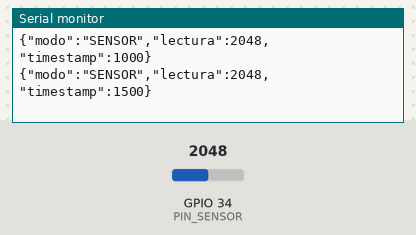
Simulated run of this sketch. Board: ESP32. Parts: the last lines printed to the serial monitor. The inputs (shaded band) are chosen by the test bench; at power-on: GPIO 34 (PIN_SENSOR) = 2048 (analog values on the 0–4095 scale). Random numbers use the default seed unless the sketch sets one.

Above: at 1.7 s.
1.8 s: GPIO 34 (PIN_SENSOR) set to 2866
At 2.33 s:
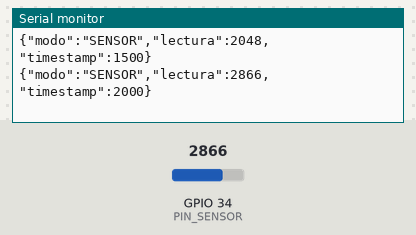
3.3 s: GPIO 34 (PIN_SENSOR) set to 3603
At 3.83 s:
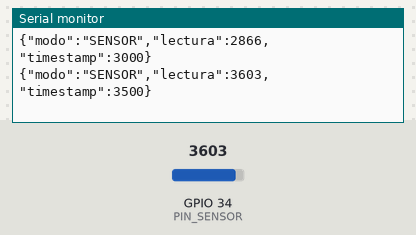
Timing chart, 0 to 6.3 s (numbered marks = the images above; inputs shaded):
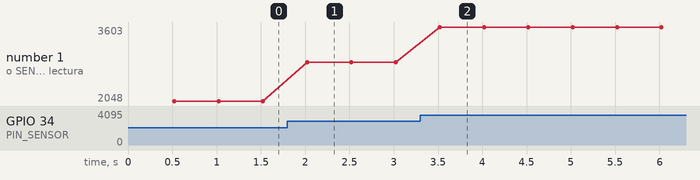

The sketch:

esp32_sensor.ino
```cpp
#define MODO_DEMO 0

// ── Configuración del ADC ──────────────────────────────────
#define PIN_SENSOR     34    // GPIO34 — solo lectura (input only)
#define ADC_RESOLUCION 12    // 12 bits → valores de 0 a 4095
#define MUESTRAS       10    // Número de muestras para promedio

// ── Configuración de tiempo ────────────────────────────────
#define INTERVALO_MS   500   // Intervalo entre lecturas (ms)

// ── Variables globales ─────────────────────────────────────
unsigned long ultimaLectura = 0;

// Variables para simulación DEMO
float angulo_demo     = 0.0;
int   nivel_base_demo = 1200;   // Línea base simulada
bool  pico_activo     = false;
int   contador_pico   = 0;

// ── Prototipo de función ───────────────────────────────────
int leerSensorPromedio();
int generarDatoDemo();
void enviarJSON(const char* modo, int lectura, unsigned long ts);

// ===========================================================
//  SETUP
// ===========================================================
void setup() {
  // Iniciar comunicación serial
  Serial.begin(115200);

  // Esperar a que el puerto serial esté listo
  // (necesario en algunas placas ESP32)
  delay(500);

  // Configurar resolución del ADC
  analogReadResolution(ADC_RESOLUCION);

  // En modo sensor, configurar atenuación del ADC para
  // cubrir el rango 0–3.3 V correctamente
  #if !MODO_DEMO
    analogSetAttenuation(ADC_11db);  // Rango: 0 a ~3.3 V
    pinMode(PIN_SENSOR, INPUT);
  #endif
}

// ===========================================================
//  LOOP PRINCIPAL
// ===========================================================
void loop() {
  unsigned long ahora = millis();

  // Solo enviar al cumplir el intervalo
  if (ahora - ultimaLectura >= INTERVALO_MS) {
    ultimaLectura = ahora;

    int lectura = 0;

    #if MODO_DEMO
      lectura = generarDatoDemo();
      enviarJSON("DEMO", lectura, ahora);
    #else
      lectura = leerSensorPromedio();
      enviarJSON("SENSOR", lectura, ahora);
    #endif
  }
}

// ===========================================================
//  FUNCIÓN: Leer sensor con promedio de muestras
//  Solo se usa en MODO_SENSOR
// ===========================================================
int leerSensorPromedio() {
  long suma = 0;
  for (int i = 0; i < MUESTRAS; i++) {
    suma += analogRead(PIN_SENSOR);
    delay(2);  // Pequeña pausa entre muestras
  }
  return (int)(suma / MUESTRAS);
}

// ===========================================================
//  FUNCIÓN: Generador de datos simulados (MODO DEMO)
//
//  Simula:
//    - Una línea base estable alrededor de 1200
//    - Ruido aleatorio pequeño (±30)
//    - Picos periódicos que suben hasta ~2800–3200
//      para activar los umbrales de PRECAUCIÓN y ALERTA
// ===========================================================
int generarDatoDemo() {
  // Ruido base aleatorio
  int ruido = random(-30, 31);
  int valor = nivel_base_demo + ruido;

  // Generar un pico cada ~30 ciclos (15 segundos a 500ms)
  contador_pico++;
  if (contador_pico >= 30 && !pico_activo) {
    pico_activo  = true;
    contador_pico = 0;
  }

  // Durante el pico, incrementar gradualmente hasta ~3000
  if (pico_activo) {
    angulo_demo += 0.15;
    int amplitud = (int)(1600.0 * sin(angulo_demo));
    valor = nivel_base_demo + amplitud;

    // Limitar al rango del ADC de 12 bits (0–4095)
    if (valor < 0)    valor = 0;
    if (valor > 4095) valor = 4095;

    // Fin del pico (medio ciclo seno)
    if (angulo_demo >= 3.14159) {
      pico_activo   = false;
      angulo_demo   = 0.0;
    }
  }

  return valor;
}

// ===========================================================
//  FUNCIÓN: Enviar datos por Serial en formato JSON
//
//  Formato:
//    {"modo":"DEMO","lectura":1823,"timestamp":4521}
//
//  IMPORTANTE:
//    No agregar ningún Serial.print() de depuración fuera
//    de esta función. El backend Python espera JSON puro
//    por cada línea recibida.
// ===========================================================
void enviarJSON(const char* modo, int lectura, unsigned long ts) {
  Serial.print("{\"modo\":\"");
  Serial.print(modo);
  Serial.print("\",\"lectura\":");
  Serial.print(lectura);
  Serial.print(",\"timestamp\":");
  Serial.print(ts);
  Serial.println("}");
}
```

Measured:
- after the input at 1.8 s, the serial monitor: prints a new line after 0.22 s (image 1)
- after the input at 3.3 s, the serial monitor: prints a new line after 0.22 s (image 2)
- plotted number 1: 2048 → 2866 after the input at 1.8 s, 2866 → 3603 after the input at 3.3 s
